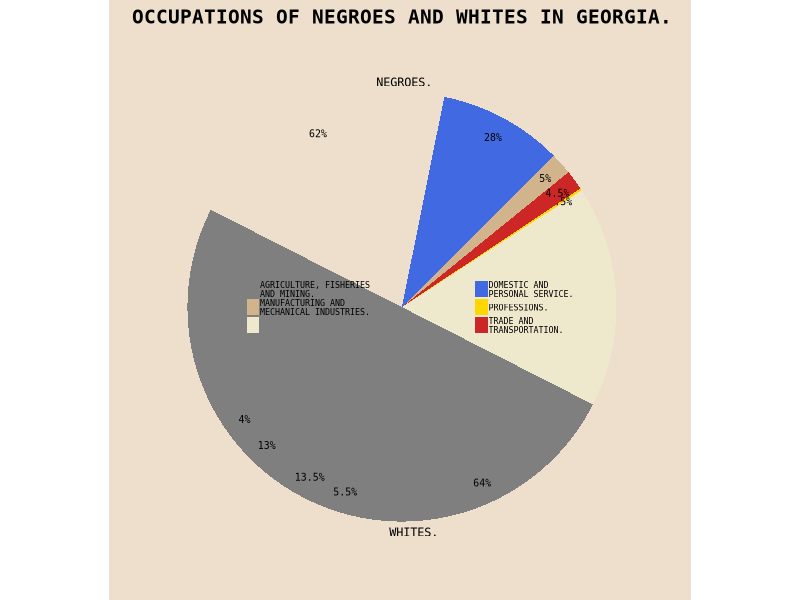

Here is the R script that generated this plot:
#################################
### ggplot2 meets W. E. B. Du Bois
###
### graph 2: =========================================
### occupations in georgia
### original: https://hdl.loc.gov/loc.pnp/ppmsca.08993
###
### digitized original collection available at:
### https://www.loc.gov/pictures/collection/anedub/dubois.html
#################################

library(ggplot2)

### initial setup: ====================================

# going to use the Inconsolata font, available for download here:
# https://fontlibrary.org/en/font/inconsolata
font_name <- "Inconsolata"

# set up theme skeleton with apporpriate font, correct background color,
# centered and bold main title, centered subtitle
theme_du_bois <- function() {
  theme_gray(base_family = font_name) %+replace%
    theme(
      plot.background = element_rect(
        fill = "antiquewhite2",
        color = "antiquewhite2"
      ),
      panel.background = element_rect(
        fill = "antiquewhite2",
        color = "antiquewhite2"
      ),
      plot.title = element_text(
        hjust = 0.5,
        face = "bold"
      ),
      plot.subtitle = element_text(hjust = 0.5)
    )
}

# creating data from original graph -------
# need blank spots in specific places. should be simple enough to just make
# "blank" its own category for each race, right? then just color it to match
# the background and omit it from the legend
# from original image, looks like each semicircle is only filled from
# [pi/4, 3*pi/4]
occup <- data.frame(
  race = factor(
    rep(c("black", "white"), each = 6),
    levels = c("black", "white")
  ),
  job = factor(
    rep(c("NA", "prof", "trade", "manu", "serv", "ag"), times = 2),
    # set factor levels in order of appearance on graph from [0, pi]
    levels = c("NA", "prof", "trade", "manu", "serv", "ag")
  ),
  pct = c(50, 0.5, 4.5, 5, 28, 62,
          50, 4, 13, 13.5, 5.5, 64)
)

# labeling
pct_labels <- paste0(occup$pct, "%")
# no label for NA
pct_labels[which(pct_labels == "50%")] <- ""
# omit leading 0 to match the real graph
pct_labels[which(pct_labels == "0.5%")] <- ".5%"

# plot -------
ppmsca_08993 <- ggplot(
  data = occup,
  mapping = aes(
    x = 1,
    y = pct,
    fill = race:job
  )
) +
  geom_bar(
    width = 1,
    stat = "identity"
  ) +
  coord_polar(
    theta = "y",
    # changing starting position for slices to be in the right places
    start = 1.3 * pi / 2
  ) +
  labs(
    title = "OCCUPATIONS OF NEGROES AND WHITES IN GEORGIA.",
    x = NULL,
    y = NULL
  ) +
  scale_fill_manual(
    values = rep(
      # in order of the levels of job that i set earlier
      c("NA", "tan", "cornsilk2", "royalblue", "gold", "firebrick3"),
      times = 2
    ),
    # set legend breaks and labels
    # only need to specify the race:job combinations for one race so it'll
    # use the corresponding color for both halves
    breaks = paste0(
      "black:",
      c("ag", "manu", "NA", "serv", "prof", "trade")
    ),
    labels = c(
      "AGRICULTURE, FISHERIES\nAND MINING.",
      "MANUFACTURING AND\nMECHANICAL INDUSTRIES.",
      "",
      "DOMESTIC AND\nPERSONAL SERVICE.",
      "PROFESSIONS.",
      "TRADE AND\nTRANSPORTATION."
    ),
    guide = guide_legend(
      title = NULL,
      nrow = 3,
      ncol = 2,
      keywidth = 0.7,
      keyheight = 0.7,
    )
  ) +
  theme_du_bois()

# annotations for plot
ppmsca_08993 + geom_text(
  aes(
  # need position_stack to center labels in each slice, but can't use position
  # and nudge_* together. would it work to just try different x values until i
  # find the one resulting in text at the top of each slice?
    x = 1.4,
    label = pct_labels,
    family = font_name
  ),
  position = position_stack(vjust = 0.5),
  size = 2.5
) +
  annotate(
    "text",
    label = c("NEGROES.", "WHITES."),
    x = 1.55,
    y = c(203, 50),
    size = 3,
    family = font_name
  ) +
  ### theme adjustments
  theme(
    plot.title = element_text(size = 14),
    panel.grid = element_blank(),
    panel.border = element_blank(),
    axis.ticks = element_blank(),
    axis.text = element_blank(),
    # remove white background from legend
    legend.background = element_blank(),
    legend.text = element_text(
      size = 6,
      # add more spacing between legend columns
      margin = margin(r = 70, unit = "pt")
    ),
    # move legend to the middle of plot
    legend.position = c(0.6, 0.5),
    # remove white background from legend keys
    legend.key = element_blank()
  )

